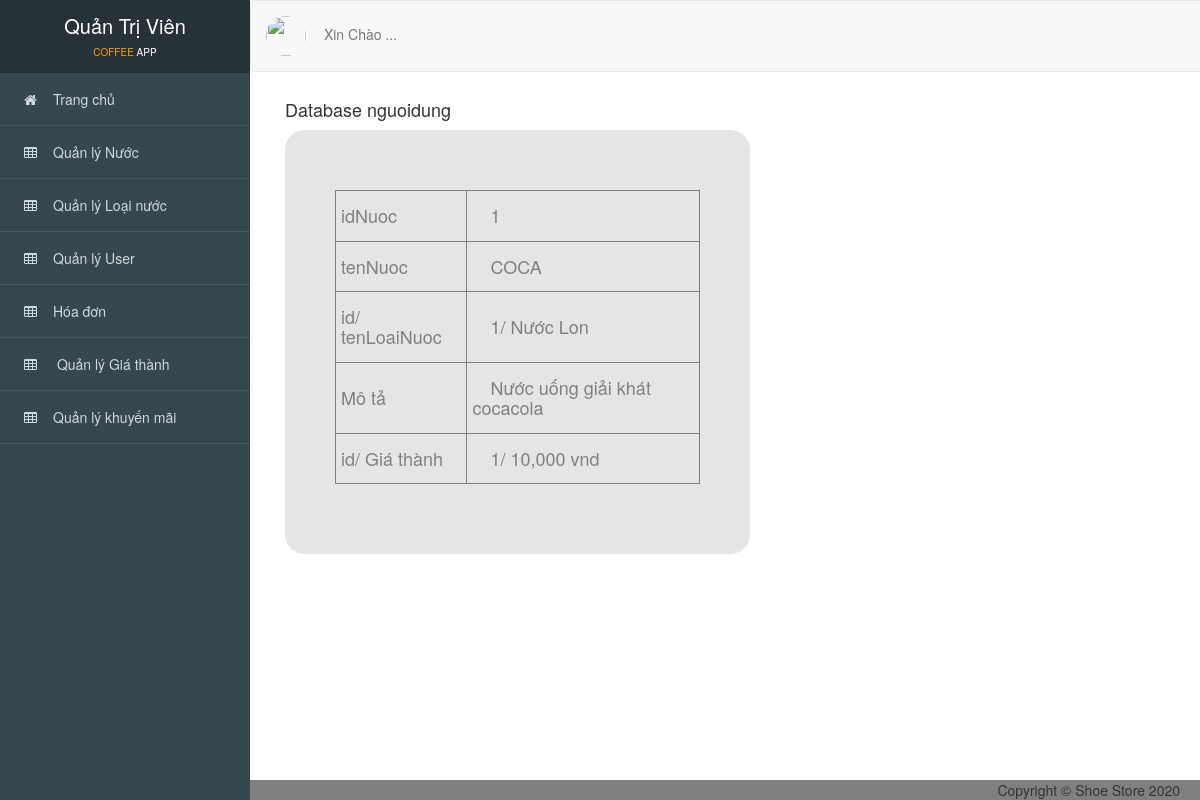
/Admin/index.php?action=xemnuoc&id=1, run on the app's committed database.
### tables this page shows
CREATE TABLE `nuoc` (
  `idNuoc` int(11) NOT NULL,
  `idLoaiNuoc` int(11) NOT NULL,
  `tenNuoc` varchar(255) NOT NULL,
  `hinhanh` varchar(255) NOT NULL,
  `mota` varchar(255) NOT NULL,
  `idGiaThanh` int(11) NOT NULL
);

CREATE TABLE `loainuoc` (
  `idLoaiNuoc` int(11) NOT NULL,
  `tenLN` varchar(255) NOT NULL
);

CREATE TABLE `giathanh` (
  `idGiaThanh` int(11) NOT NULL,
  `GiaNiemYet` double NOT NULL,
  `idKM` int(11) NOT NULL
);

### Admin/controller_admin/quanlynuoc.php (called while the page is built, shortened)
<?php
    require_once('./model_admin/nuoc.php');
    class nuocController
    {
    	var $nuoc_controller;
    	public function __construct()
    	{
    		$this->nuoc_controller = new nuoc();
    	}
        public function details()
        {
            $id = isset($_GET['id']) ? $_GET['id'] : 1;
            $data = $this->nuoc_controller->find($id);
            require_once('views_admin/index.php');
        }
       }
?>

### Admin/model_admin/ketnoi.php (called while the page is built, shortened)
<?php
    class ketnoi
    {
    	function __construct()
    	{
    		$host = "localhost";
    		$username ="root";
    		$password = "";
    		$dbname = "coffe_app";
    		$this->connect = new mysqli($host,$username,$password,$dbname);
    	}
    }
?>

### Admin/model_admin/nuoc.php (called while the page is built, shortened)
<?php
    require_once('ketnoi.php');
    class nuoc
    {
    	var $conn;
    	function __construct()
    	{
    		$connect_obj = new ketnoi();
            $this->conn = $connect_obj->connect;
    	}
        function find($id)
        {
            $query = "SELECT * FROM nuoc
                        INNER JOIN loainuoc
                        ON nuoc.idLoaiNuoc = loainuoc.idLoaiNuoc
                        INNER JOIN giathanh
                        ON nuoc.idGiaThanh = giathanh.idGiaThanh
                         WHERE idNuoc=$id";
            return $this->conn->query($query)->fetch_assoc();
        }
}
?>

### Admin/views_admin/nuoc/xem.php (the view)
<div id="viewport">
<div class="container-fluid row" id="noidung">
      <h4>Database nguoidung</h4>
      <div class="col-sm-6" style="background-color: #e5e5e5; padding: 60px 50px 10px; color:gray;border-radius: 20px; float:left;">
        <table border="1" cellpadding="5">
          <tr>
            <td><h4>idNuoc </h4></td>
            <td><h4> &emsp;<?= $data['idNuoc'];   ?>  </h4></td>
          </tr>
          <tr>
            <td><h4>tenNuoc </h4></td>
            <td><h4> &emsp;<?= $data['tenNuoc'];   ?>  </h4></td>
          </tr>
          <tr>
            <td><h4>id/ tenLoaiNuoc</h4></td>
            <td><h4> &emsp;<?= $data['idLoaiNuoc'];?>/ <?= $data['tenLN']; ?>  </h4></td>
          </tr>
          <tr>
            <td><h4>Mô tả </h4></td>
            <td><h4> &emsp;<?= $data['mota'];   ?>  </h4></td>
          </tr>
          <tr>
            <td><h4>id/ Giá thành </h4></td>
            <td><h4> &emsp;<?= $data['idGiaThanh'];?>/ <?= number_format($data['GiaNiemYet']);?> vnd  </h4></td>
          </tr>
        </table>
        <br>
        <br>
        <br>
      </div>
      <div class="col-sm-6" style="padding: 60px;">
        <h4> &emsp;<img src="public_admin/image/nuoc/<?= $data['hinhanh'];?>" alt=""></h4>
      </div>
</div>
</div>

### Admin/public_admin/css/style.css (style rules this page uses)
div.col-sm-6 { position: static; }
body { overflow-x: hidden; font-family: 'Roboto', sans-serif; font-size: 16px; }
#viewport { padding-left: 250px; -webkit-transition: all 0.5s ease; -moz-transition: all 0.5s ease; -o-transition: all 0.5s ease; transition: all 0.5s ease; }
#noidung { padding-top: 90px; padding-left: 50px; background-color: white; }

### data on the page
nuoc: idNuoc "1", tenNuoc "COCA", idLoaiNuoc.idLoaiNuoc "1", idLoaiNuoc.tenLN "Nước Lon", mota "Nước uống giải khát cocacola", idGiaThanh.idGiaThanh "1", idGiaThanh.GiaNiemYet "10,000"
